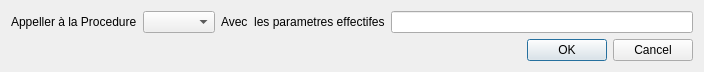
<?xml version="1.0" encoding="UTF-8"?>
<ui version="4.0">
 <class>Dialog_appelle_SousProgramProc</class>
 <widget class="QDialog" name="Dialog_appelle_SousProgramProc">
  <property name="geometry">
   <rect>
    <x>0</x>
    <y>0</y>
    <width>704</width>
    <height>69</height>
   </rect>
  </property>
  <property name="windowTitle">
   <string>Dialog</string>
  </property>
  <layout class="QGridLayout" name="gridLayout">
   <item row="0" column="0">
    <layout class="QHBoxLayout" name="horizontalLayout">
     <item>
      <widget class="QLabel" name="label">
       <property name="text">
        <string>Appeller à la Procedure</string>
       </property>
      </widget>
     </item>
     <item>
      <widget class="QComboBox" name="Procedures"/>
     </item>
     <item>
      <widget class="QLabel" name="label_2">
       <property name="text">
        <string>Avec  les parametres effectifes</string>
       </property>
      </widget>
     </item>
     <item>
      <widget class="QLineEdit" name="Parametres"/>
     </item>
    </layout>
   </item>
   <item row="1" column="0">
    <widget class="QDialogButtonBox" name="buttonBox">
     <property name="orientation">
      <enum>Qt::Horizontal</enum>
     </property>
     <property name="standardButtons">
      <set>QDialogButtonBox::Cancel|QDialogButtonBox::Ok</set>
     </property>
    </widget>
   </item>
  </layout>
 </widget>
 <resources/>
 <connections>
  <connection>
   <sender>buttonBox</sender>
   <signal>accepted()</signal>
   <receiver>Dialog_appelle_SousProgramProc</receiver>
   <slot>accept()</slot>
   <hints>
    <hint type="sourcelabel">
     <x>248</x>
     <y>254</y>
    </hint>
    <hint type="destinationlabel">
     <x>157</x>
     <y>274</y>
    </hint>
   </hints>
  </connection>
  <connection>
   <sender>buttonBox</sender>
   <signal>rejected()</signal>
   <receiver>Dialog_appelle_SousProgramProc</receiver>
   <slot>reject()</slot>
   <hints>
    <hint type="sourcelabel">
     <x>316</x>
     <y>260</y>
    </hint>
    <hint type="destinationlabel">
     <x>286</x>
     <y>274</y>
    </hint>
   </hints>
  </connection>
 </connections>
</ui>
